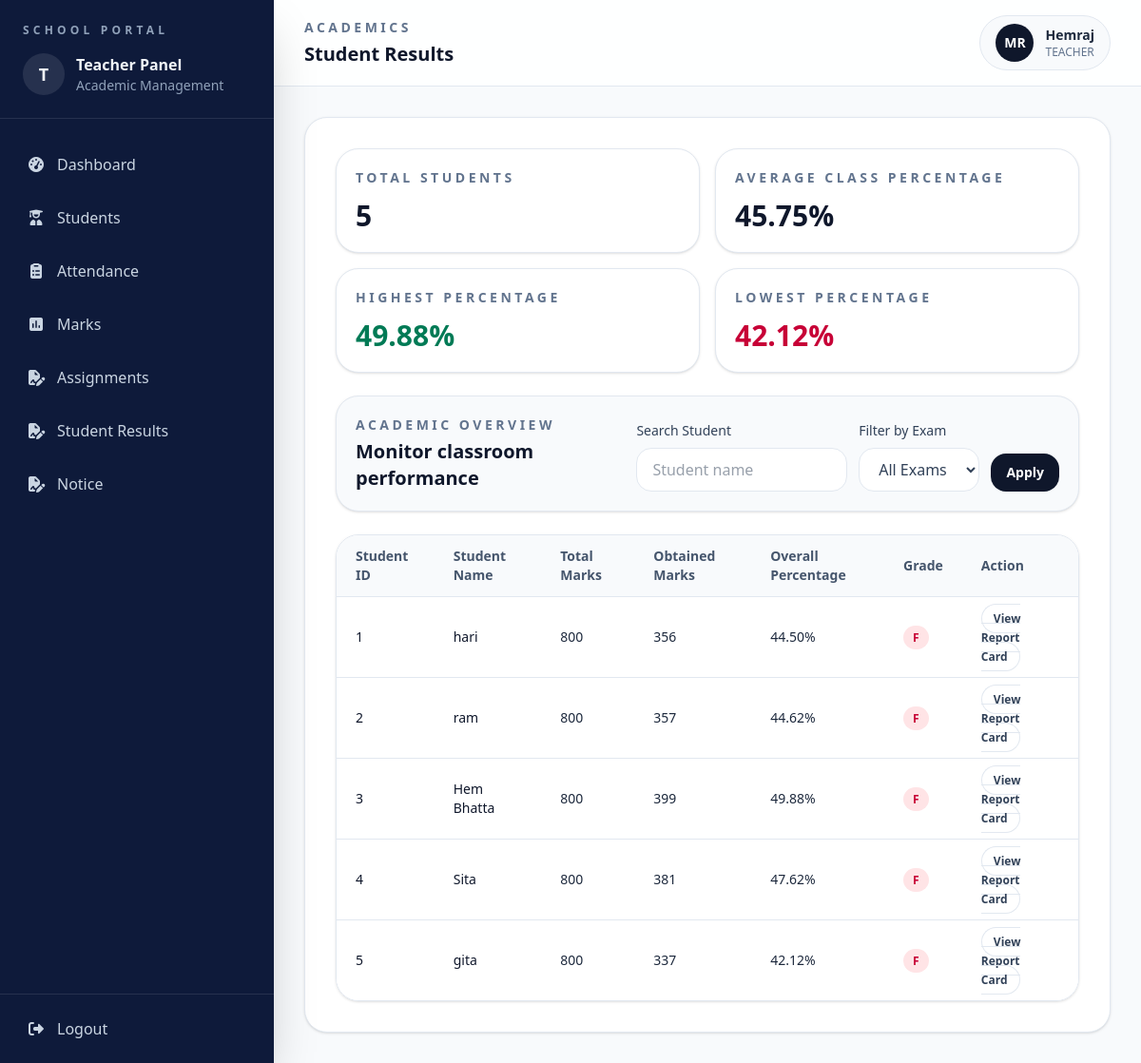
Page /academics/results/ (signed in) on the earlier database version.
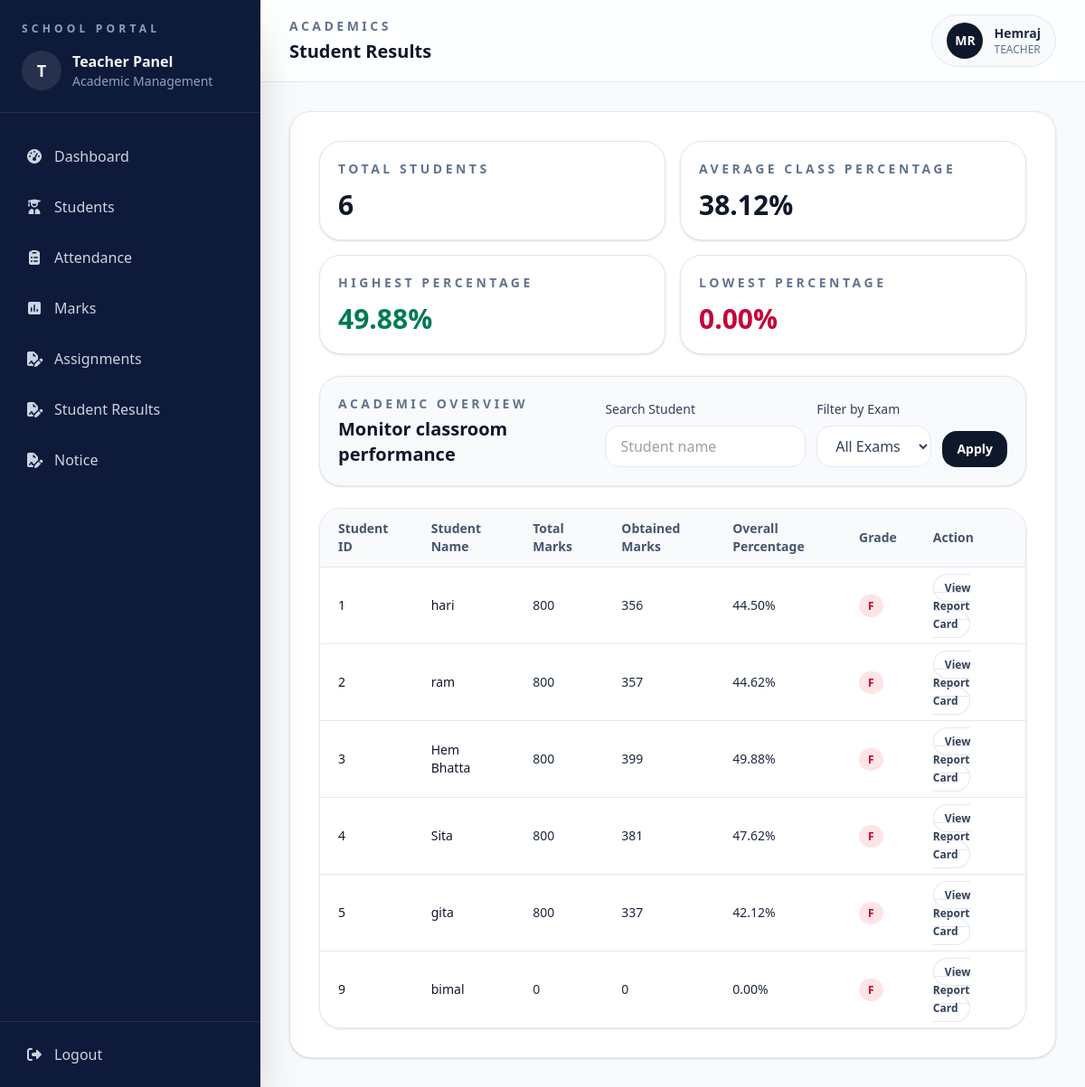
Same page on the later database version.
### accounts/models.py (models this page shows, shortened)
class User(AbstractUser):
    ROLE_CHOICES = (("ADMIN", "Admin"), ("TEACHER", "Teacher"))
    role = models.CharField(max_length=20, choices=ROLE_CHOICES, default="TEACHER")

### students/models.py (models this page shows, shortened)
class Student(models.Model):
    name = models.CharField(max_length=50)
    classroom = models.ForeignKey(
        ClassRoom, on_delete=models.CASCADE, related_name="students"
    )
    address = models.TextField(blank=True, null=True)
    phone = models.CharField(max_length=10, blank=True)
    date_of_birth = models.DateField(default="2000-01-01")

### academics/views.py (the view)
# urls.py: path("results/", views.student_results, name="student-results"),
def student_results(request):
    classroom = ClassRoom.objects.filter(teacher=request.user).first()
    if not classroom:
        messages.error(request, "No classroom assigned to you.")
        return redirect("dashboard")
    search_query = request.GET.get("search", "").strip()
    selected_exam = request.GET.get("exam", "").strip()
    students = Student.objects.filter(classroom=classroom).select_related("classroom")
    if search_query:
        students = students.filter(name__icontains=search_query)
    available_exams = list(
        Marks.objects.filter(student__classroom=classroom)
        .values_list("exam_name", flat=True)
        .distinct()
        .order_by("exam_name")
    )
    student_results = []
    percentages = []
    for student in students:
        marks_qs = Marks.objects.filter(student=student)
        if selected_exam:
            marks_qs = marks_qs.filter(exam_name=selected_exam)
        marks_qs = marks_qs.select_related("subject")
        total_full_marks = 0
        total_obtained_marks = 0
        for mark in marks_qs:
            total_full_marks += mark.full_marks or 0
            total_obtained_marks += mark.marks_obtained or 0
        if total_full_marks:
            percentage = round((total_obtained_marks / total_full_marks) * 100, 2)
        else:
            percentage = 0
        if percentage >= 90:
            grade = "A+"
        elif percentage >= 80:
            grade = "A"
        elif percentage >= 70:
            grade = "B+"
        elif percentage >= 60:
            grade = "B"
        elif percentage >= 50:
            grade = "C"
        else:
            grade = "F"
        percentages.append(percentage)
        student_results.append(
            {
                "student": student,
                "total_marks": total_full_marks,
                "obtained_marks": total_obtained_marks,
                "percentage": percentage,
                "grade": grade,
                "report_url": (
                    reverse(
                        "report-card",
                        kwargs={
                            "student_id": student.id,
                            "exam_name": selected_exam or "",
                        },
                    )
                    if selected_exam
                    else reverse(
                        "report-card",
                        kwargs={"student_id": student.id, "exam_name": "Mid-Term"},
                    )
                ),
            }
        )
    total_students = len(student_results)
    class_average = round(sum(percentages) / total_students, 2) if total_students else 0
    highest_percentage = max(percentages) if percentages else 0
    lowest_percentage = min(percentages) if percentages else 0
    context = {
        "students_results": student_results,
        "total_students": total_students,
        "class_average": class_average,
        "highest_percentage": highest_percentage,
        "lowest_percentage": lowest_percentage,
        "available_exams": available_exams,
        "selected_exam": selected_exam,
        "search_query": search_query,
    }
    return render(request, "academics/student_results.html", context)

### academics/templates/academics/student_results.html (shortened to what this page needs)
{% extends 'base.html' %}
{% block page_label %}Academics{% endblock %}
{% block page_title %}Student Results{% endblock %}
{% block content %}
<section class="space-y-6">
  <div class="grid gap-4 md:grid-cols-2 xl:grid-cols-4">
    <div class="rounded-3xl border border-slate-200 bg-white p-5 shadow-sm">
      <p class="text-sm font-semibold uppercase tracking-[0.25em] text-slate-500">Total Students</p>
      <p class="mt-3 text-3xl font-semibold text-slate-900">{{ total_students }}</p>
    </div>
    <div class="rounded-3xl border border-slate-200 bg-white p-5 shadow-sm">
      <p class="text-sm font-semibold uppercase tracking-[0.25em] text-slate-500">Average Class Percentage</p>
      <p class="mt-3 text-3xl font-semibold text-slate-900">{{ class_average|floatformat:2 }}%</p>
    </div>
    <div class="rounded-3xl border border-slate-200 bg-white p-5 shadow-sm">
      <p class="text-sm font-semibold uppercase tracking-[0.25em] text-slate-500">Highest Percentage</p>
      <p class="mt-3 text-3xl font-semibold text-emerald-700">{{ highest_percentage|floatformat:2 }}%</p>
    </div>
    <div class="rounded-3xl border border-slate-200 bg-white p-5 shadow-sm">
      <p class="text-sm font-semibold uppercase tracking-[0.25em] text-slate-500">Lowest Percentage</p>
      <p class="mt-3 text-3xl font-semibold text-rose-700">{{ lowest_percentage|floatformat:2 }}%</p>
    </div>
  </div>
  <div class="rounded-3xl border border-slate-200 bg-slate-50 p-5 shadow-sm">
    <div class="flex flex-col gap-4 lg:flex-row lg:items-end lg:justify-between">
      <div>
        <p class="text-sm font-semibold uppercase tracking-[0.25em] text-slate-500">Academic Overview</p>
        <h2 class="mt-1 text-xl font-semibold text-slate-900">Monitor classroom performance</h2>
      </div>
      <form method="get" class="flex flex-col gap-3 sm:flex-row sm:items-end">
        <div>
          <label for="search" class="mb-2 block text-sm font-medium text-slate-700">Search Student</label>
          <input id="search" name="search" type="text" value="{{ search_query }}" placeholder="Student name"
            class="w-full rounded-2xl border border-slate-200 bg-white px-4 py-2.5 text-slate-700 outline-none focus:border-slate-400" />
        </div>
        <div>
          <label for="exam" class="mb-2 block text-sm font-medium text-slate-700">Filter by Exam</label>
          <select id="exam" name="exam"
            class="w-full rounded-2xl border border-slate-200 bg-white px-4 py-2.5 text-slate-700 outline-none focus:border-slate-400">
            <option value="">All Exams</option>
          </select>
        </div>
        <div>
          <button type="submit"
            class="rounded-2xl bg-slate-900 px-4 py-2.5 text-sm font-semibold text-white transition hover:bg-slate-800">
            Apply
          </button>
        </div>
      </form>
    </div>
  </div>
  <div class="overflow-hidden rounded-3xl border border-slate-200 shadow-sm">
    <div class="overflow-x-auto">
      <table class="min-w-full divide-y divide-slate-200 text-left text-sm">
        <thead class="bg-slate-50 text-slate-600">
          <tr>
            <th class="px-5 py-3 font-semibold">Student ID</th>
            <th class="px-5 py-3 font-semibold">Student Name</th>
            <th class="px-5 py-3 font-semibold">Total Marks</th>
            <th class="px-5 py-3 font-semibold">Obtained Marks</th>
            <th class="px-5 py-3 font-semibold">Overall Percentage</th>
            <th class="px-5 py-3 font-semibold">Grade</th>
            <th class="px-5 py-3 font-semibold">Action</th>
          </tr>
        </thead>
        <tbody class="divide-y divide-slate-200 bg-white">
          {% for item in students_results %}
          <tr>
            <td class="px-5 py-3 font-medium text-slate-900">{{ item.student.id }}</td>
            <td class="px-5 py-3 font-medium text-slate-900">{{ item.student.name }}</td>
            <td class="px-5 py-3">{{ item.total_marks }}</td>
            <td class="px-5 py-3">{{ item.obtained_marks }}</td>
            <td class="px-5 py-3">{{ item.percentage|floatformat:2 }}%</td>
            <td class="px-5 py-3">
              <span class="rounded-full px-2.5 py-1 text-xs font-semibold
                {% if item.grade == 'A+' or item.grade == 'A' %}
                  bg-emerald-100 text-emerald-700
                {% elif item.grade == 'B+' or item.grade == 'B' %}
                  bg-amber-100 text-amber-700
                {% else %}
                  bg-rose-100 text-rose-700
                {% endif %}">
                {{ item.grade }}
              </span>
            </td>
            <td class="px-5 py-3">
              <a href="{{ item.report_url }}"
                class="rounded-full border border-slate-200 px-3 py-1.5 text-xs font-semibold text-slate-700 transition hover:bg-slate-50">
                View Report Card
              </a>
            </td>
          </tr>
          {% empty %}
          <tr>
            <td colspan="7" class="px-5 py-10 text-center text-slate-500">No student results found.</td>
          </tr>
          {% endfor %}
        </tbody>
      </table>
    </div>
  </div>
</section>
{% endblock %}

### templates/base.html (shortened to what this page needs)
{% load static %}
<!doctype html>
<html lang="en">
<head>
<script src="https://cdn.jsdelivr.net/npm/@tailwindcss/browser@4"></script>
<link rel="stylesheet"
      href="https://cdnjs.cloudflare.com/ajax/libs/font-awesome/7.0.1/css/all.min.css"
 />
</head>
<body class="bg-slate-50 text-slate-800">
<div class="min-h-screen bg-slate-50">
  {% include 'sidebar.html' %}
  <div class="min-h-screen lg:ml-72">
    <header class="border-b border-slate-200 bg-white/90 px-4 py-4 sm:px-6 lg:px-8">
      <div class="flex flex-col gap-4 sm:flex-row sm:items-center sm:justify-between">
        <div>
          <p class="text-sm font-semibold uppercase tracking-[0.25em] text-slate-500">
            {% block page_label %}{% endblock %}
          </p>
          <h1 class="mt-1 text-xl font-semibold text-slate-900">
            {% block page_title %}{% endblock %}
          </h1>
        </div>
        <div class="flex items-center gap-3 rounded-full border border-slate-200 bg-slate-50 px-4 py-2">
          <div class="flex h-10 w-10 items-center justify-center rounded-full bg-slate-900 text-sm font-semibold text-white">
            MR
          </div>
          <div>
            <p class="text-sm font-semibold text-slate-800">
              {{ request.user.username|capfirst }}
            </p>
            <p class="text-xs text-slate-500">
              {{ request.user.role|capfirst }}
            </p>
          </div>
        </div>
      </div>
    </header>
    <main class="p-4 sm:p-6 lg:p-8">
      <div class="rounded-3xl border border-slate-200 bg-white p-4 shadow-sm sm:p-6 lg:p-8">
        {% block content %}
        {% endblock content %}
      </div>
    </main>
  </div>
</div>
</body>
</html>

### templates/sidebar.html (shortened to what this page needs)
<aside
    id="sidebar"
    class="fixed inset-y-0 left-0 z-50 hidden w-72 bg-[#0e1a3a] p-0 text-slate-100 shadow-2xl lg:flex lg:w-72 lg:flex-col lg:justify-between">
    <div>
        <div class="border-b border-white/10 px-6 py-6">
            <p class="text-xs font-semibold uppercase tracking-[0.35em] text-slate-400">
                School Portal
            </p>
            <div class="mt-4 flex items-center gap-3">
                <div
                    class="flex h-11 w-11 items-center justify-center rounded-full bg-white/10 text-lg font-semibold">
                    T
                </div>
                <div>
                    <p class="font-semibold">
                        Teacher Panel
                    </p>
                    <p class="text-sm text-slate-400">
                        Academic Management
                    </p>
                </div>
            </div>
        </div>
        <nav class="mt-6 space-y-2 px-3">
            <a href="{% url "dashboard" %}"
               class="flex items-center gap-3 rounded-xl px-4 py-3 text-slate-300 transition hover:bg-white/10 hover:text-white">
                <span class="text-base">
                    <i class="fa-solid fa-gauge-high"></i>
                </span>
                <span>
                    Dashboard
                </span>
            </a>
            <a href="{% url "student" %}"
               class="flex items-center gap-3 rounded-xl px-4 py-3 text-slate-300 transition hover:bg-white/10 hover:text-white">
                <span class="text-base">
                    <i class="fa-solid fa-user-graduate"></i>
                </span>
                <span>
                    Students
                </span>
            </a>
            <a href="{% url "attendance" %}"
               class="flex items-center gap-3 rounded-xl px-4 py-3 text-slate-300 transition hover:bg-white/10 hover:text-white">
                <span class="text-base">
                    <i class="fa-solid fa-clipboard-list"></i>
                </span>
                <span>
                    Attendance
                </span>
            </a>
            <a href="{% url "view-marks" %}"
               class="flex items-center gap-3 rounded-xl px-4 py-3 text-slate-300 transition hover:bg-white/10 hover:text-white">
                <span class="text-base">
                    <i class="fa-solid fa-square-poll-vertical"></i>
                </span>
                <span>
                    Marks
                </span>
            </a>
            <a href="{% url "assignment-list" %}"
               class="flex items-center gap-3 rounded-xl px-4 py-3 text-slate-300 transition hover:bg-white/10 hover:text-white">
                <span class="text-base">
                    <i class="fa-solid fa-file-signature"></i>
                </span>
                <span>
                    Assignments
                </span>
            </a>
            <a href="{% url "student-results" %}"
               class="flex items-center gap-3 rounded-xl px-4 py-3 text-slate-300 transition hover:bg-white/10 hover:text-white">
                <span class="text-base">
                    <i class="fa-solid fa-file-signature"></i>
                </span>
                <span>
                    Student Results
                </span>
            </a>
            <a href="{% url "notice-list" %}"
               class="flex items-center gap-3 rounded-xl px-4 py-3 text-slate-300 transition hover:bg-white/10 hover:text-white">
                <span class="text-base">
                    <i class="fa-solid fa-file-signature"></i>
                </span>
                <span>
                    Notice
                </span>
            </a>
        </nav>
    </div>
    <div class="border-t border-white/10 p-3">
        <a href="{% url "teacher-logout" %}"
           class="flex items-center gap-3 rounded-xl px-4 py-3 text-slate-300 transition hover:bg-red-500/20 hover:text-red-300">
            <span class="text-base">
                <i class="fa-solid fa-right-from-bracket"></i>
            </span>
            <span>
                Logout
            </span>
        </a>
    </div>
</aside>

Differences in the rows shown:
added Student: student.id "9", student.name "bimal", total_marks "0", obtained_marks "0", percentage "0.00", grade "F"
Other differences:
{{ total_students }}: "5" → "6"
{{ class_average|floatformat:2 }}: "45.75" → "38.12"
{{ lowest_percentage|floatformat:2 }}: "42.12" → "0.00"
